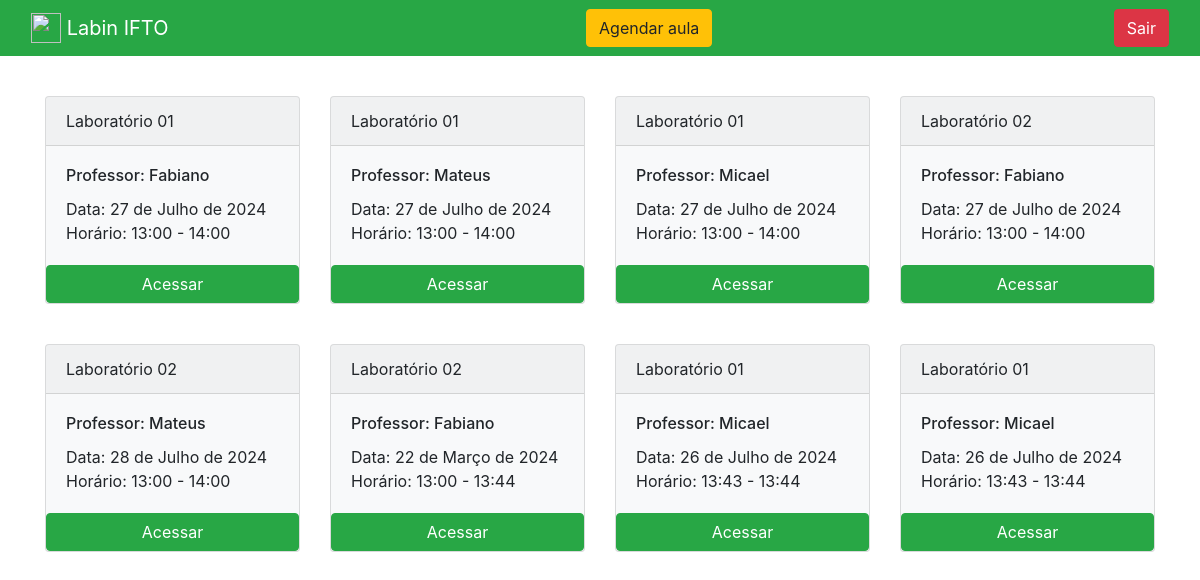
The page /agendamento/home/ (signed in) on the database as committed earlier.
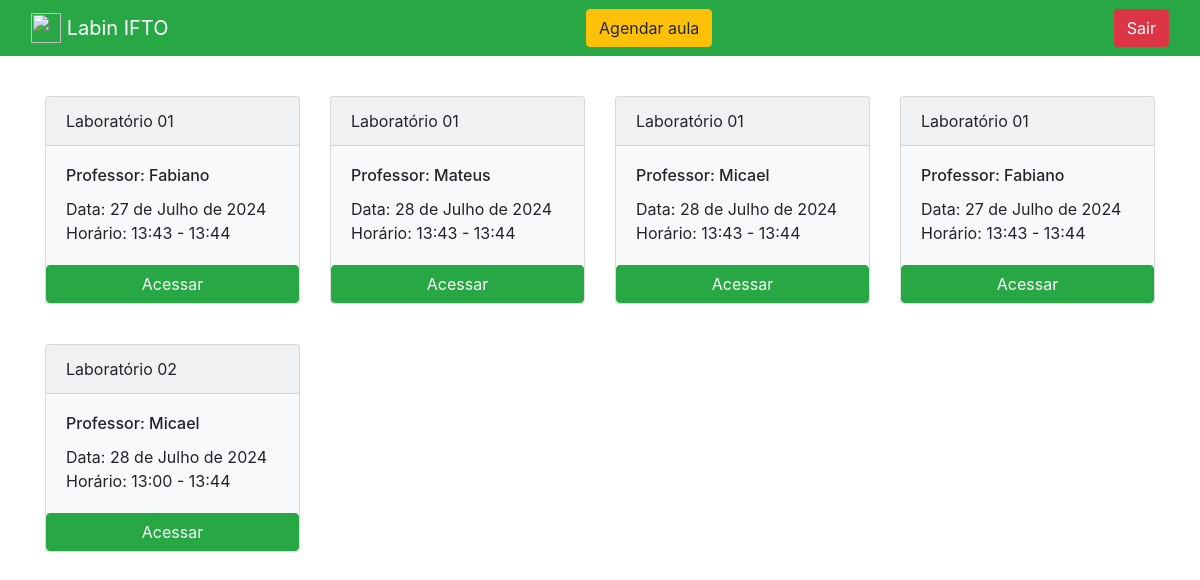
The same page on the database as committed later.
### agendamento/models.py (models this page shows, shortened)
class Agendamentos(models.Model):
    professor = models.ForeignKey(Professores, on_delete=models.DO_NOTHING)
    laboratorio = models.ForeignKey(Laboratorios, on_delete=models.DO_NOTHING)
    data_agendamento = models.DateField()
    horario_inicio = models.TimeField()
    horario_fim = models.TimeField()
    class Meta:
        verbose_name = 'Agendamento'

class Laboratorios(models.Model):
    nome = models.CharField(max_length=30)
    class Meta:
        verbose_name = 'Laboratório'
    def __str__(self) -> str:
        return self.nome

class Professores(models.Model):
    nome = models.CharField(max_length=100)
    class Meta:
        verbose_name = 'Professore'
    def __str__(self) -> str:
        return self.nome

### agendamento/views.py (the view)
# urls.py: path('home/', views.home, name= 'home'),
def home(request):
    if request.session.get('usuario'):
        usuario = Usuario.objects.get(id = request.session['usuario']).nome
        agendamentos = Agendamentos.objects.all()
        form = AgendamentoAula()
        return render(request, 'home.html', {'agendamentos': agendamentos,
                                             'usuario_logado': request.session.get('usuario'),
                                             'form': form})
    else:
        return redirect('/auth/login/?status=2')

### agendamento/templates/home.html
{% extends "base.html" %}
{% block 'conteudo' %}
<div class="container">
    <div class="row">
        {% for agendamento in agendamentos %}
        <div class="col-md-3">
            <br>
            <div class="card bg-light mt-3" style="max-width: 16rem;">
                <div class="card-header">{{agendamento.laboratorio}}</div>
                <div class="card-body">
                  <h6 class="card-title">Professor: {{agendamento.professor}}</h6>
                  <p class="card-text">Data: {{agendamento.data_agendamento}} <br> Horário: {{agendamento.horario_inicio}} - {{agendamento.horario_fim}}</p>
                </div>
                <a href="{% url 'ver_agendamento' agendamento.id %}" class="btn btn-success">Acessar</a>
            </div>
        </div>
        {% endfor %}
    </div>
</div>
{% endblock  %}

### templates/base.html (shortened to what this page needs)
<!doctype html>
<html lang="en">
  <head>
    <link rel="stylesheet" href="https://cdn.jsdelivr.net/npm/bootstrap@4.6.2/dist/css/bootstrap.min.css">
  </head>
  <body>
      <nav class="navbar navbar-success bg-success">
        <div class="container-fluid">
            <a class="navbar-brand text-white" href="{% url 'home' %}">
                <img src="/docs/4.6/assets/brand/bootstrap-solid.svg" width="30" height="30" class="d-inline-block align-top" alt="">
                Labin IFTO
            </a>
            {% if usuario_logado %}
              <button type="button" class="btn btn-warning" data-toggle="modal" data-target="#exampleModal">
                Agendar aula
              </button>
              <a href="{% url 'sair' %}" class="btn btn-danger">Sair</a>
            {% endif %}
        </div>
      </nav>
    {% block 'conteudo' %}{% endblock %}
  </body>
</html>

Rows that differ between the two databases and show on the page:
removed Agendamentos: laboratorio "Laboratório 01", professor "Fabiano", data_agendamento "27 de Julho de 2024", horario_inicio "13:00", horario_fim "14:00"
removed Agendamentos: laboratorio "Laboratório 01", professor "Mateus", data_agendamento "27 de Julho de 2024", horario_inicio "13:00", horario_fim "14:00"
removed Agendamentos: laboratorio "Laboratório 01", professor "Micael", data_agendamento "27 de Julho de 2024", horario_inicio "13:00", horario_fim "14:00"
removed Agendamentos: laboratorio "Laboratório 02", professor "Fabiano", data_agendamento "27 de Julho de 2024", horario_inicio "13:00", horario_fim "14:00"
removed Agendamentos: laboratorio "Laboratório 02", professor "Mateus", data_agendamento "28 de Julho de 2024", horario_inicio "13:00", horario_fim "14:00"
removed Agendamentos: laboratorio "Laboratório 02", professor "Fabiano", data_agendamento "22 de Março de 2024", horario_inicio "13:00", horario_fim "13:44"
removed Agendamentos: laboratorio "Laboratório 01", professor "Micael", data_agendamento "26 de Julho de 2024", horario_inicio "13:43", horario_fim "13:44"
removed Agendamentos: laboratorio "Laboratório 01", professor "Micael", data_agendamento "26 de Julho de 2024", horario_inicio "13:43", horario_fim "13:44"
added Agendamentos: laboratorio "Laboratório 01", professor "Fabiano", data_agendamento "27 de Julho de 2024", horario_inicio "13:43", horario_fim "13:44"
added Agendamentos: laboratorio "Laboratório 01", professor "Mateus", data_agendamento "28 de Julho de 2024", horario_inicio "13:43", horario_fim "13:44"
added Agendamentos: laboratorio "Laboratório 01", professor "Micael", data_agendamento "28 de Julho de 2024", horario_inicio "13:43", horario_fim "13:44"
added Agendamentos: laboratorio "Laboratório 01", professor "Fabiano", data_agendamento "27 de Julho de 2024", horario_inicio "13:43", horario_fim "13:44"
added Agendamentos: laboratorio "Laboratório 02", professor "Micael", data_agendamento "28 de Julho de 2024", horario_inicio "13:00", horario_fim "13:44"
